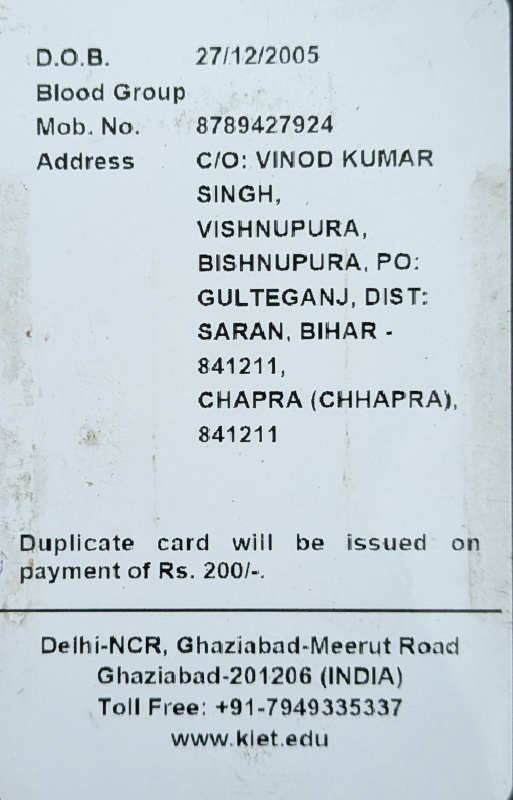
#> input picture tempering/reference/kiet_id_back.jpg, 1026 x 1600 px (shown at 1/2 size)
$ python -i copy_move.py   (imports and definitions only)
#> lines starting #> are read from the running program, lines starting #| are printed output that depends on the picture; after the words box and inside, x2 and y2 are one past the last pixel; in counts of white or black regions, pixels touching at a corner belong together
#> further down, picture is the input picture: shape (1600, 1026, 3); mean B, G, R 214.6, 208.8, 196.6
import cv2
import numpy as np
from typing import Tuple, List


def analyze_copy_move(image: np.ndarray, min_spatial_dist: float = 80.0) -> Tuple[np.ndarray, float, int]:
    """
    Detect copy-move forgery (duplication of stamps, seals, or text blocks) using keypoint matching.

    Args:
        image: BGR uint8 NumPy array.
        min_spatial_dist: Minimum pixel distance between keypoints to classify as copy-move duplicate.

    Returns:
        copy_move_map: 2D float32 array normalized to [0.0, 1.0] showing copy-move duplicated areas.
        copy_move_score: Scalar score [0.0 - 100.0] indicating duplication confidence.
        matches_count: Number of suspicious non-local matched keypoint pairs.
    """
#> called with min_spatial_dist = 80
    if image is None or image.size == 0:
        raise ValueError("Invalid image input for copy-move analysis.")

    gray = cv2.cvtColor(image, cv2.COLOR_BGR2GRAY)
    h, w = gray.shape
#> h = 1600; w = 1026

    copy_move_map = np.zeros((h, w), dtype=np.float32)

    # Initialize ORB detector
    orb = cv2.ORB_create(nfeatures=2500, scaleFactor=1.2, nlevels=8)
    keypoints, descriptors = orb.detectAndCompute(gray, None)
#> keypoints = 2500 keypoints; strongest (x, y, size): (608, 669, 53.6), (556, 608, 44.6), (410, 860, 44.6), (608, 655, 53.6)

    if descriptors is None or len(descriptors) < 10:
        return copy_move_map, 0.0, 0

    # Brute-force matcher with kNN (k=3 to query distinct keypoints)
    bf = cv2.BFMatcher(cv2.NORM_HAMMING, crossCheck=False)
    matches = bf.knnMatch(descriptors, descriptors, k=3)
#> matches = 2500 matches

    suspicious_pts: List[np.ndarray] = []

    for match in matches:
        if len(match) >= 3:
            m = match[1]  # 1st nearest distinct keypoint
            n = match[2]  # 2nd nearest keypoint
            if m.distance < 20 and m.distance < 0.75 * n.distance:
                pt1 = np.array(keypoints[m.queryIdx].pt)
                pt2 = np.array(keypoints[m.trainIdx].pt)
                dist = np.linalg.norm(pt1 - pt2)

                if dist > min_spatial_dist:
                    suspicious_pts.append(pt1)
                    suspicious_pts.append(pt2)
#> this loop made 2500 passes
#> (pt1, pt2, dist) on passes 4, 7, 9: ([586, 792], [699, 654], 178.4), ([523, 792], [802, 791], 279), ([802, 791], [523, 792], 279)
#> after the loop, suspicious_pts = 64 pairs, first value 404 to 802, second value 390 to 878.4

    matches_count = len(suspicious_pts) // 2
#> matches_count = 32

    # Compute copy move score first
    raw_score = (matches_count - 120) * 0.45
#> raw_score = -39.6
    copy_move_score = float(min(100.0, max(0.0, raw_score)))
#> copy_move_score = 0

    # Draw point clusters on map
    for pt in suspicious_pts:
        x, y = int(pt[0]), int(pt[1])
        cv2.circle(copy_move_map, (x, y), 20, 1.0, -1)
#> this loop made 64 passes
#> (pt, x, y) on passes 21 to 32: ([414, 597.6], 414, 597), ([495.6, 390], 495, 390), ([490.8, 741.6], 490, 741), ([492, 878.4], 492, 878), ([435.6, 864], 435, 864), ([434.4, 727.2], 434, 727), ([480, 721.2], 480, 721), ([481.2, 858], 481, 858), ([481.2, 858], 481, 858), ([480, 721.2], 480, 721), ([492, 878.4], 492, 878), ([490.8, 741.6], 490, 741)
#> (x, y) on passes 1 to 6: (586, 792), (699, 654), (523, 792), (802, 791), (802, 791), (523, 792)
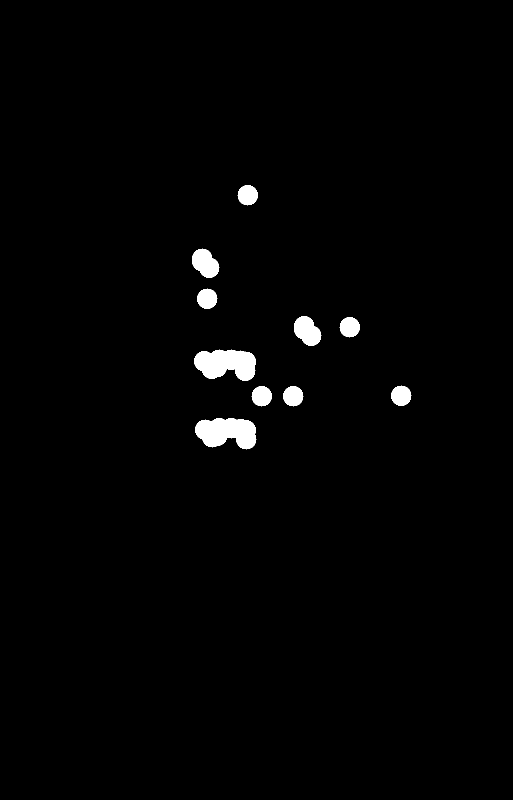
#> copy_move_map: shape (1600, 1026) float32 (shown at 1/2 size); values 0 (black) and 1 (white), 1.4% white; 10 white regions, largest, box (x1, y1, x2, y2) and area: (388, 699, 512, 762) 5707, (390, 836, 513, 899) 5655, (588, 632, 643, 692) 2229

    if np.max(copy_move_map) > 0:
        copy_move_map = cv2.GaussianBlur(copy_move_map, (15, 15), 0)
        max_val = np.max(copy_move_map)
#> max_val = 1
        if max_val > 0:
            map_scale = (copy_move_score / 100.0)
#> map_scale = 0
            copy_move_map = np.clip((copy_move_map / max_val) * map_scale, 0.0, 1.0)
#> copy_move_map: shape (1600, 1026) float32; every value is 0

    return copy_move_map, copy_move_score, matches_count

>>> import cv2
>>> picture = cv2.imread('../reference/kiet_id_back.jpg')
>>> result = analyze_copy_move(picture)
